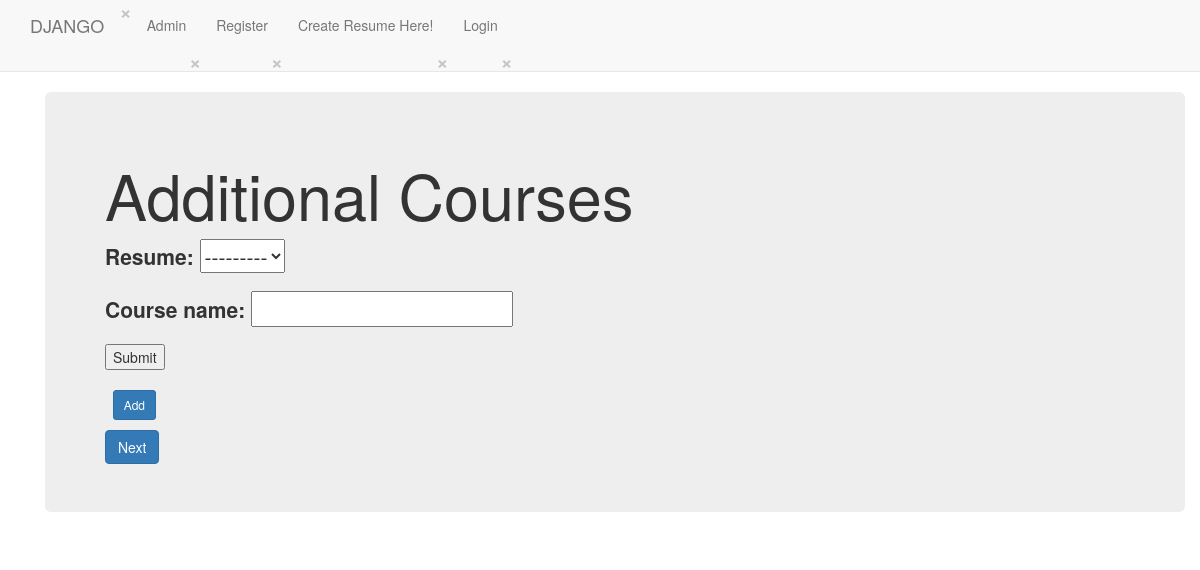
Page /dappx/additional/ on the earlier database version.
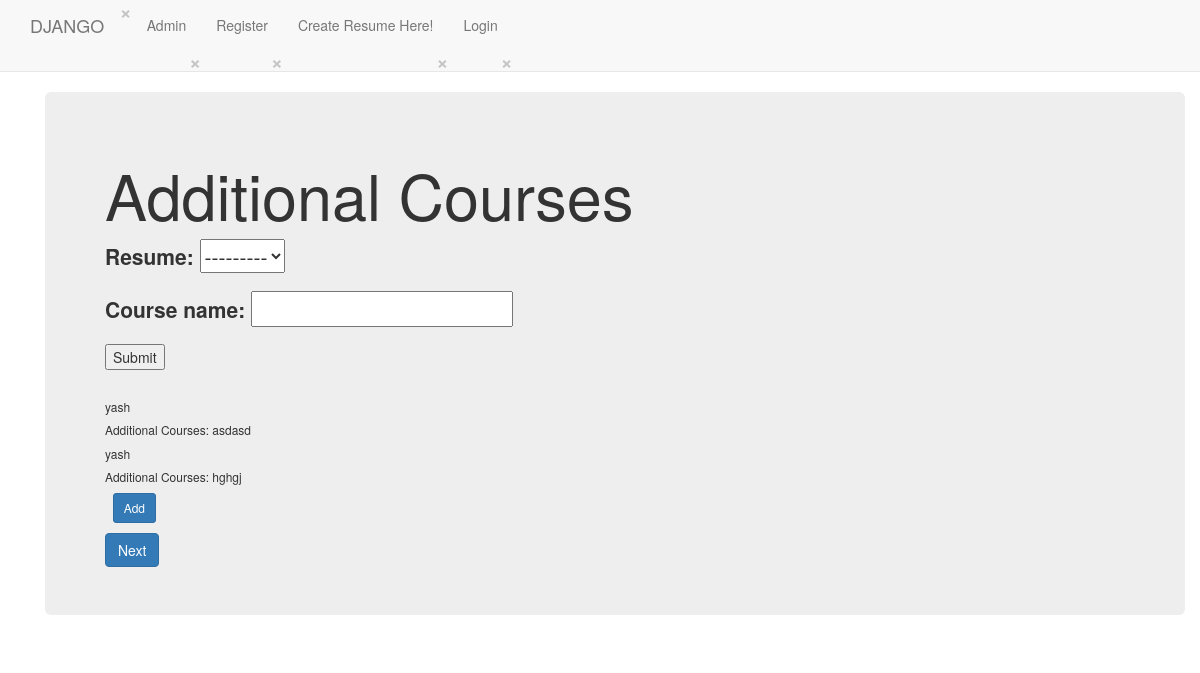
Same page on the later database version.
### dappx/models.py (models this page shows)
class Additional_courses(models.Model):
    resume = models.ForeignKey(Resume, on_delete=models.CASCADE, blank=True)
    course_name = models.CharField(max_length=5000, blank=True)

class Resume(models.Model):
    name = models.CharField(max_length=255)
    created_at = models.DateTimeField(auto_now_add=True, editable=False)
    updated_at = models.DateTimeField(auto_now=True)
    user = models.ForeignKey(User, on_delete=models.CASCADE, blank=True)
    def __str__(self):
        return self.name

### dappx/views.py (the view, shortened to what this page needs)
class Additional_coursesView(TemplateView):
    template_name = 'dappx/additional_courses.html'
    def get(self, request):
        form = Additional_coursesForm()
        qs = Additional_courses.objects.all()
        args = {'form': form, 'qs': qs}
        return render(request, self.template_name, args)

### dappx/forms.py
class Additional_coursesForm(forms.ModelForm):
    course_name = forms.CharField()
    class Meta:
        model = Additional_courses
        fields = "__all__"

### templates/dappx/additional_courses.html (shortened to what this page needs)
{% extends "dappx/base.html" %}
{% load static %}
{% block body_block %}
<div class="container">
    <div class="jumbotron">
        <h1>Additional Courses</h1>
        <form method="post">
            {{ form.as_p }}
            <input type="submit" value="Submit">
        </form><br>
        {% for q in qs %}
        <h6>{{ q.resume }}</h6>
        <h6>Additional Courses: {{ q.course_name }}</h6>
        {% endfor %}
        <span onclick="newElement()" class="addBtn"> &nbsp; <Button class="btn btn-primary btn-sm">Add</Button></span>
        <a class="btn btn-primary" href="/dappx/internship">Next</a>
    </div>
</div>
{% endblock %}

Differences in the rows shown:
added Additional_courses: resume "yash", course_name "asdasd"
added Additional_courses: resume "yash", course_name "hghgj"
